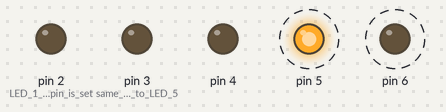
Simulated run of this sketch. Board: Arduino Uno, built with avr-gcc and run on an emulated ATmega328P. On the bench: output pins drawn as LEDs (lit = HIGH). Dashed ring = blinking.

Above: at 0.2 s.
Timing chart, 0 to 4.6 s (numbered marks = the images above):
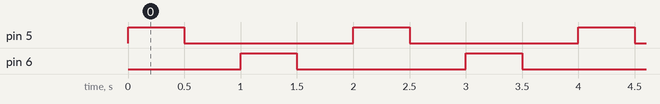

Measured:
- by itself, pin 5, pin 6: alternates HIGH for 0.50 s and LOW for 1.5 s
- by itself, everything shown: repeats every 2.0 s, in 4 steps

The sketch:

LedBlinking.ino
```cpp
//code to create a  wave of blinking LEDs with half second delay.
int d = 500; // for half second delay

void setup()
{
pinMode(2, OUTPUT); // LED 1 control pin is set up as an output
pinMode(3, OUTPUT); // same for LED 2 to LED 5
pinMode(4, OUTPUT);
pinMode(5, OUTPUT);
pinMode(6, OUTPUT);}

// using for loop
void loop()
{
    for ( int a = 5 ; a <7 ; a++ )
    {
        digitalWrite(a, HIGH);
        delay(d);
        digitalWrite(a, LOW);
        delay(d);
        }
        }
```
